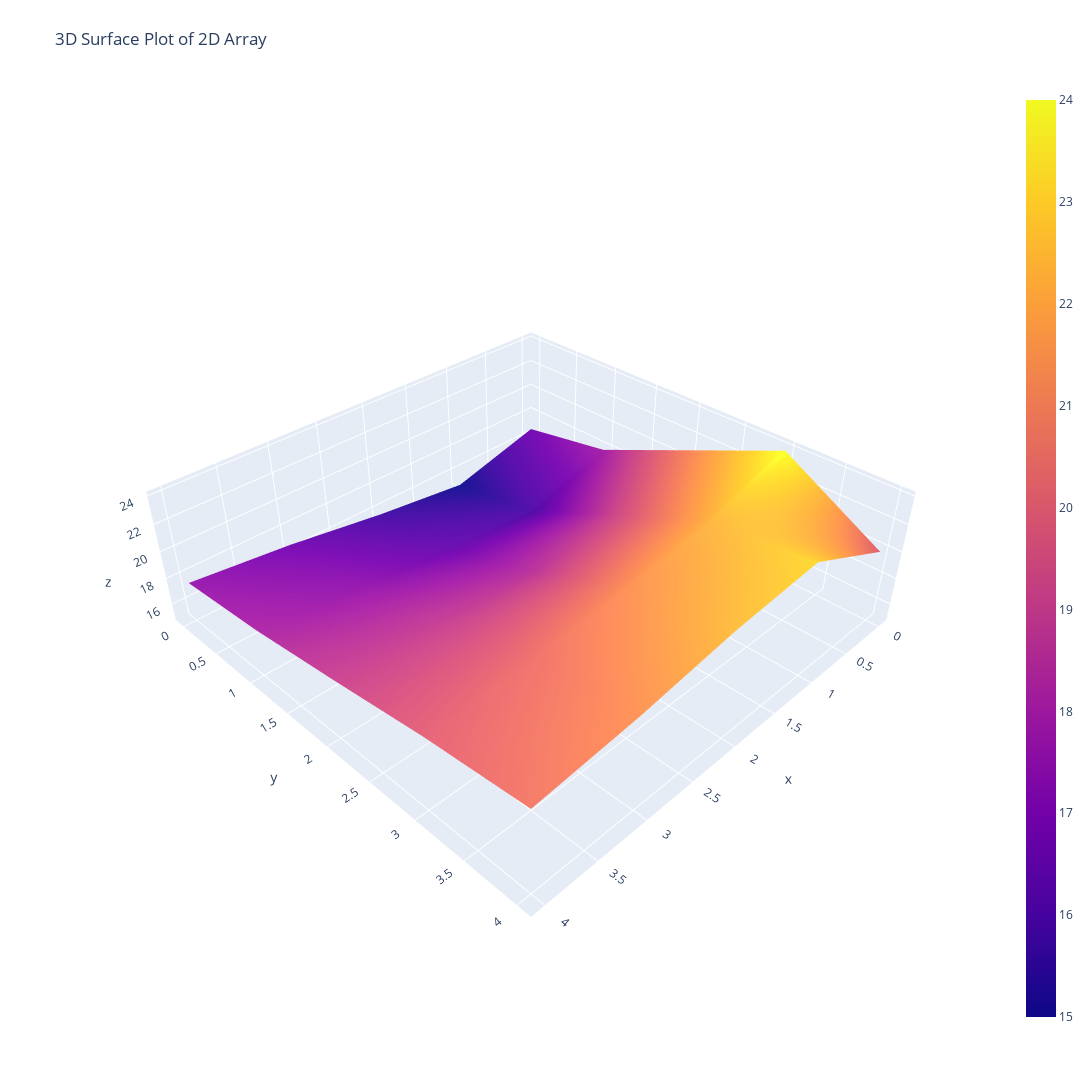

This figure's notebook cell:
### Code cell
import plotly.graph_objects as go
import numpy as np

# Example 2D array (replace this with your array)
array = new_arr

# Create x and y coordinates for the grid
x = np.arange(array.shape[1])
y = np.arange(array.shape[0])

# Create a meshgrid for the surface plot
x_grid, y_grid = np.meshgrid(x, y)

# Create the surface plot
fig = go.Figure(data=[go.Surface(z=array, x=x_grid, y=y_grid)])

# Update the layout
fig.update_layout(title='3D Surface Plot of 2D Array', autosize=False,
                  width=1500, height=1500,
                  scene=dict(

                            aspectratio=dict(x=1, y=1, z=0.3)  # Adjust these values as needed
                        ),
                  margin=dict(l=65, r=50, b=65, t=90))

# Show the plot
fig.show()

### Figure 1 — Plotly figure (JSON) as saved in the notebook; plotly's stock layout.template omitted (floating-point values rounded to 4 significant figures)
{"data": [{"type": "surface", "x": [[0, 1, 2, 3, 4], [0, 1, 2, 3, 4], [0, 1, 2, 3, 4], [0, 1, 2, 3, 4], [0, 1, 2, 3, 4]], "y": [[0, 0, 0, 0, 0], [1, 1, 1, 1, 1], [2, 2, 2, 2, 2], [3, 3, 3, 3, 3], [4, 4, 4, 4, 4]], "z": [[16.82, 15, 15.81, 16.87, 17.64], [18, 16, 16.6, 17.52, 18.17], [21, 19.17, 18.54, 18.84, 19.04], [24, 22.19, 21.27, 20.44, 19.99], [20, 23, 22.38, 21.36, 20.66]]}], "layout": {"autosize": false, "height": 1500, "margin": {"b": 65, "l": 65, "r": 50, "t": 90}, "scene": {"aspectratio": {"x": 1, "y": 1, "z": 0.3}}, "title": {"text": "3D Surface Plot of 2D Array"}, "width": 1500}}
